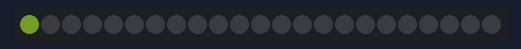
Recording of a sketch running on a simulated Arduino Uno, built with avr-gcc and run on an emulated ATmega328P. Shown: 23 RGB LEDs in strip order, left to right. Dim RGB values are drawn brighter than linear; random numbers use the default seed unless the sketch sets one.

Above: at 0.01 s.
At 4.62 s:
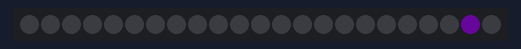
At 9.85 s:
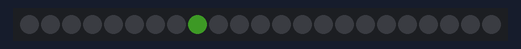
At 19.85 s:
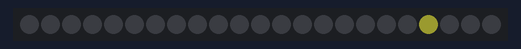
At 29.85 s:
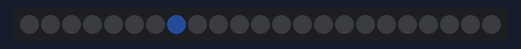
At 39.86 s:
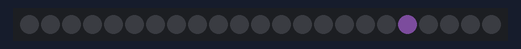

The sketch:

test_full_strip.ino
```cpp
#include <Adafruit_NeoPixel.h>

Adafruit_NeoPixel pix = Adafruit_NeoPixel(23, 6, NEO_GRB + NEO_KHZ800);

void setup() {

pix.begin();

}

void loop() {

/*
for(int i=0; i<150; i++)
{
  pix.setPixelColor(i, pix.Color(rand() % 250,rand() % 250,rand() % 250));
  pix.setPixelColor(i+1, pix.Color(rand() % 250,rand() % 250,rand() % 250));
  pix.setPixelColor(i+2, pix.Color(rand() % 250,rand() % 250,rand() % 250));
  pix.setPixelColor(i+3, pix.Color(rand() % 250,rand() % 250,rand() % 250));
  pix.setPixelColor(i+4, pix.Color(rand() % 250,rand() % 250,rand() % 250));
  pix.show();
  delay(50);
  pix.setPixelColor(i, pix.Color(0,0,0));
  pix.setPixelColor(i+1, pix.Color(0,0,0));
  pix.setPixelColor(i+2, pix.Color(0,0,0));
  pix.setPixelColor(i+3, pix.Color(0,0,0));
  pix.setPixelColor(i+4, pix.Color(0,0,0));
}
*/
for(int i=0; i<23; i++)
{
  pix.setPixelColor(i, pix.Color(rand() % 30,rand() % 30,rand() % 30));
  pix.show();
  delay(50);
  pix.clear();
}

}
```
